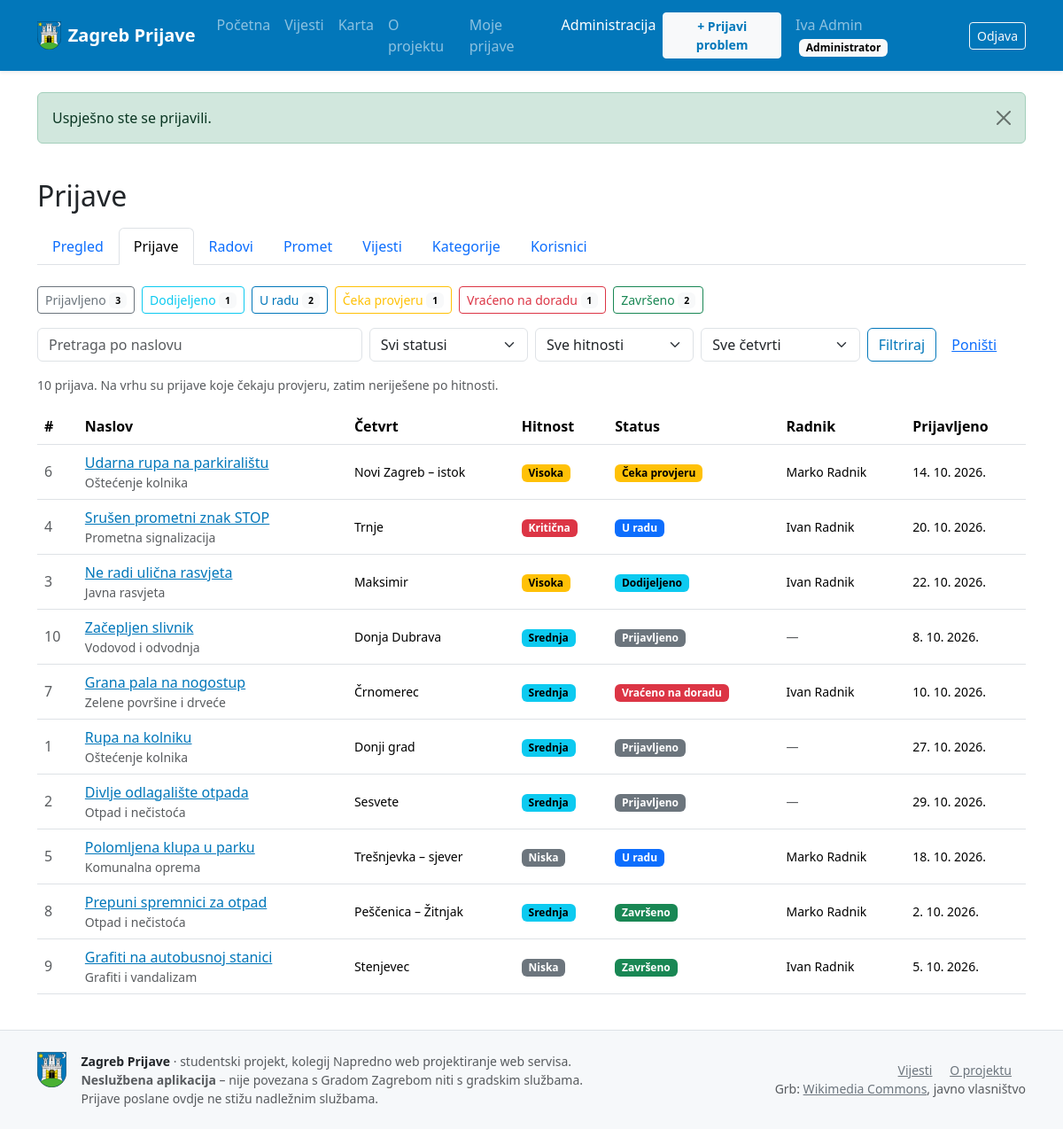
The page /zagreb-prijave/admin/prijave (signed in) on the database its author committed.
### tables this page shows
CREATE TABLE korisnici (
  id             INT UNSIGNED     NOT NULL AUTO_INCREMENT,
  ime            VARCHAR(50)      NOT NULL,
  prezime        VARCHAR(50)      NOT NULL,
  email          VARCHAR(255)     NOT NULL,
  lozinka_hash   VARCHAR(255)     NOT NULL,    
  uloga_id       TINYINT UNSIGNED NOT NULL,
  aktivan        TINYINT(1)       NOT NULL DEFAULT 1,
  zadnja_prijava DATETIME         NULL,
  kreirano_u     DATETIME         NOT NULL DEFAULT CURRENT_TIMESTAMP,
  azurirano_u    DATETIME         NOT NULL DEFAULT CURRENT_TIMESTAMP ON UPDATE CURRENT_TIMESTAMP,
  PRIMARY KEY (id),
  UNIQUE KEY uq_korisnici_email (email),
  KEY idx_korisnici_uloga (uloga_id),
  CONSTRAINT fk_korisnici_uloga
    FOREIGN KEY (uloga_id) REFERENCES uloge (id)
    ON UPDATE CASCADE ON DELETE RESTRICT,      
  CONSTRAINT chk_korisnici_aktivan CHECK (aktivan IN (0, 1))
);

CREATE TABLE uloge (
  id    TINYINT UNSIGNED NOT NULL AUTO_INCREMENT,
  kod   VARCHAR(20)      NOT NULL,
  naziv VARCHAR(50)      NOT NULL,
  opis  VARCHAR(255)     NULL,
  PRIMARY KEY (id),
  UNIQUE KEY uq_uloge_kod (kod)
);

CREATE TABLE prijave (
  id          INT UNSIGNED      NOT NULL AUTO_INCREMENT,
  korisnik_id INT UNSIGNED      NOT NULL,    
  cetvrt_id   TINYINT UNSIGNED  NOT NULL,
  vrsta_id    SMALLINT UNSIGNED NOT NULL,
  naslov      VARCHAR(150)      NOT NULL,    
  opis        TEXT              NOT NULL,    
  adresa      VARCHAR(255)      NULL,
  lat         DECIMAL(9,6)      NULL,
  lng         DECIMAL(9,6)      NULL,
  hitnost     ENUM('niska','srednja','visoka','kriticna') NOT NULL DEFAULT 'srednja',
  status      ENUM('PRIJAVLJENO','DODIJELJENO','U_RADU','CEKA_PROVJERU','VRACENO','ZAVRSENO')
                                NOT NULL DEFAULT 'PRIJAVLJENO',
  kreirano_u  DATETIME          NOT NULL DEFAULT CURRENT_TIMESTAMP,
  azurirano_u DATETIME          NOT NULL DEFAULT CURRENT_TIMESTAMP ON UPDATE CURRENT_TIMESTAMP,
  PRIMARY KEY (id),
  KEY idx_prijave_korisnik (korisnik_id),
  KEY idx_prijave_cetvrt (cetvrt_id),
  KEY idx_prijave_vrsta (vrsta_id),
  KEY idx_prijave_status_hitnost (status, hitnost),
  CONSTRAINT fk_prijave_korisnik
    FOREIGN KEY (korisnik_id) REFERENCES korisnici (id)
    ON UPDATE CASCADE ON DELETE RESTRICT,
  CONSTRAINT fk_prijave_cetvrt
    FOREIGN KEY (cetvrt_id) REFERENCES gradske_cetvrti (id)
    ON UPDATE CASCADE ON DELETE RESTRICT,
  CONSTRAINT fk_prijave_vrsta
    FOREIGN KEY (vrsta_id) REFERENCES vrste_problema (id)
    ON UPDATE CASCADE ON DELETE RESTRICT,
   
  CONSTRAINT chk_prijave_koord_par CHECK ((lat IS NULL) = (lng IS NULL)),
  CONSTRAINT chk_prijave_koord_zg  CHECK (lat IS NULL OR (lat BETWEEN 45.60 AND 46.00 AND lng BETWEEN 15.75 AND 16.30))
);

CREATE TABLE vrste_problema (
  id    SMALLINT UNSIGNED NOT NULL AUTO_INCREMENT,
  naziv VARCHAR(80)       NOT NULL,
  opis  VARCHAR(255)      NULL,
  PRIMARY KEY (id),
  UNIQUE KEY uq_vrste_problema_naziv (naziv)
);

CREATE TABLE gradske_cetvrti (
  id    TINYINT UNSIGNED NOT NULL AUTO_INCREMENT,
  naziv VARCHAR(60)      NOT NULL,
  PRIMARY KEY (id),
  UNIQUE KEY uq_cetvrti_naziv (naziv)
);

### views/admin/prijave.php (the view, shortened to what the rows shown need)
<h1 class="h2 mb-3">Prijave</h1>
<?php require __DIR__ . '/_nav.php'; ?>
<div class="d-flex flex-wrap gap-2 mb-3">
    <?php foreach (StatusPrijave::STATUSI as $kod => [$naziv, $boja]): ?>
        <a href="<?= e(url('/admin/prijave') . '?status=' . $kod) ?>"
           class="btn btn-sm <?= $filtri['status'] === $kod ? 'btn-' . e($boja) : 'btn-outline-' . e($boja) ?>">
            <?= e($naziv) ?> <span class="badge text-bg-light"><?= (int) ($poStatusu[$kod] ?? 0) ?></span>
        </a>
    <?php endforeach; ?>
</div>
<form method="get" action="<?= e(url('/admin/prijave')) ?>" class="row g-2 mb-3" role="search">
    <div class="col-md-4">
        <input type="search" class="form-control" id="q" name="q" maxlength="100" placeholder="Pretraga po naslovu" value="<?= e($filtri['q']) ?>">
    </div>
    <div class="col-sm-4 col-md-2">
        <select class="form-select" id="status" name="status">
            <option value="">Svi statusi</option>
        </select>
    </div>
    <div class="col-sm-4 col-md-2">
        <select class="form-select" id="hitnost" name="hitnost">
            <option value="">Sve hitnosti</option>
        </select>
    </div>
    <div class="col-sm-4 col-md-2">
        <select class="form-select" id="cetvrt" name="cetvrt">
            <option value="">Sve četvrti</option>
        </select>
    </div>
    <div class="col-auto">
        <button type="submit" class="btn btn-outline-primary">Filtriraj</button>
        <a href="<?= e(url('/admin/prijave')) ?>" class="btn btn-link">Poništi</a>
    </div>
</form>
<p class="small text-body-secondary"><?= $paginator->total ?> prijava. Na vrhu su prijave koje čekaju provjeru, zatim neriješene po hitnosti.</p>
<?php if ($prijave === []): ?>
    <div class="text-center text-body-secondary py-5 border rounded-3">Nema prijava koje odgovaraju filtru.</div>
<?php else: ?>
    <div class="table-responsive">
        <table class="table table-hover align-middle">
            <thead>
            <tr>
                <th scope="col">#</th>
                <th scope="col">Naslov</th>
                <th scope="col">Četvrt</th>
                <th scope="col">Hitnost</th>
                <th scope="col">Status</th>
                <th scope="col">Radnik</th>
                <th scope="col">Prijavljeno</th>
            </tr>
            </thead>
            <tbody>
            <?php foreach ($prijave as $p): ?>
                <tr>
                    <td class="text-body-secondary"><?= (int) $p['id'] ?></td>
                    <td>
                        <a href="<?= e(url('/prijave/' . (int) $p['id'])) ?>"><?= e($p['naslov']) ?></a>
                        <div class="small text-body-secondary"><?= e($p['vrsta']) ?></div>
                    </td>
                    <td class="small"><?= e($p['cetvrt']) ?></td>
                    <td><?= StatusPrijave::hitnostBadge($p['hitnost']) ?></td>
                    <td><?= StatusPrijave::badge($p['status']) ?></td>
                    <td class="small"><?= $p['radnik'] ? e($p['radnik']) : '<span class="text-body-secondary">—</span>' ?></td>
                    <td class="small text-nowrap"><?= e(datum($p['kreirano_u'])) ?></td>
                </tr>
            <?php endforeach; ?>
            </tbody>
        </table>
    </div>
<?php endif; ?>

### views/admin/_nav.php (shortened to what the rows shown need)
<?php
$stavke = Auth::hasRole('admin')
    ? ['/admin' => 'Pregled', '/admin/prijave' => 'Prijave', '/admin/radovi' => 'Radovi', '/admin/promet' => 'Promet', '/admin/vijesti' => 'Vijesti', '/admin/kategorije' => 'Kategorije', '/admin/korisnici' => 'Korisnici']
    : ['/admin/vijesti' => 'Moje vijesti'];
$trenutna = request_path();
?>
<ul class="nav nav-tabs mb-4">
    <?php foreach ($stavke as $putanja => $naziv):
        $aktivna = $trenutna === $putanja || ($putanja !== '/admin' && str_starts_with($trenutna, $putanja . '/')); ?>
        <li class="nav-item">
            <a class="nav-link<?= $aktivna ? ' active' : '' ?>" href="<?= e(url($putanja)) ?>"
                <?= $aktivna ? 'aria-current="page"' : '' ?>><?= e($naziv) ?></a>
        </li>
    <?php endforeach; ?>
</ul>

### src/Services/StatusPrijave.php (shortened to what the rows shown need)
<?php
final class StatusPrijave
{
    public static function exists(string $status): bool
    {
        return isset(self::STATUSI[$status]);
    }
    public static function badge(string $status): string
    {
        [$naziv, $boja] = self::STATUSI[$status] ?? [$status, 'secondary'];
        return '<span class="badge text-bg-' . e($boja) . '">' . e($naziv) . '</span>';
    }
    public static function hitnostBadge(string $hitnost): string
    {
        [$naziv, $boja] = self::HITNOSTI[$hitnost] ?? [$hitnost, 'secondary'];
        return '<span class="badge text-bg-' . e($boja) . '">' . e($naziv) . '</span>';
    }
}

### src/Core/Router.php (shortened to what the rows shown need)
<?php
final class Router
{
    private array $routes = [];
    private function add(string $method, string $path, array $handler, array $options): void
    {
        $pattern = preg_replace('#\{(\w+)\}#', '(?P<$1>\d+)', $path);
        $this->routes[] = [
            'method'  => $method,
            'pattern' => '#^' . $pattern . '$#',
            'handler' => $handler,
            'options' => $options,
        ];
    }
    public function dispatch(string $method, string $path): void
    {
        $api = Api::isApiPath($path);
        foreach ($this->routes as $route) {
            if (!preg_match($route['pattern'], $path, $matches)) {
                continue;
            }
            $params = array_map('intval', array_filter($matches, 'is_string', ARRAY_FILTER_USE_KEY));
            if (!$this->passesGuards($method, $route['options'], $api)) {
                return;
            }
            [$class, $action] = $route['handler'];
            (new $class())->$action(...$params);
            return;
        }
    }
    private function passesGuards(string $method, array $options, bool $api): bool
    {
        $uloge = $options['uloge'] ?? [];
        if ((!empty($options['auth']) || $uloge !== []) && !Auth::check()) {
            if ($api) {
                Api::error(401, 'Potrebna je prijava.');
                return false;
            }
            Session::flash('warning', 'Za pristup ovoj stranici morate se prijaviti.');
            redirect('/racun/prijava');
        }
        return true;
    }
}

### views/layout.php (shortened to what the rows shown need)
<?php
$korisnik = Auth::user();
$flash = Session::pullFlash();
?>
<!DOCTYPE html>
<html lang="hr">
<head>
    <link rel="stylesheet"
          href="https://cdn.jsdelivr.net/npm/bootstrap@5.3.3/dist/css/bootstrap.min.css"
>
    <link rel="stylesheet" href="<?= e(asset('css/app.css')) ?>">
</head>
<body class="d-flex flex-column min-vh-100">
<nav class="navbar navbar-expand-lg navbar-dark bg-zagreb shadow-sm">
    <div class="container">
        <a class="navbar-brand d-flex align-items-center gap-2 fw-semibold" href="<?= e(url('/')) ?>">
            <img src="<?= e(asset('img/grb-zagreb.svg')) ?>" alt="" class="brand-grb">
            Zagreb Prijave
        </a>
        <div class="collapse navbar-collapse" id="glavniIzbornik">
            <ul class="navbar-nav me-auto">
                <?= nav_link('/', 'Početna') ?>
                <?= nav_link('/vijesti', 'Vijesti') ?>
                <?= nav_link('/karta', 'Karta') ?>
                <?= nav_link('/o-projektu', 'O projektu') ?>
                <?php if ($korisnik): ?>
                    <?= nav_link('/prijave/moje', 'Moje prijave') ?>
                <?php endif; ?>
                <?php if (Auth::hasRole('admin')): ?>
                    <?= nav_link('/admin', 'Administracija') ?>
                <?php elseif (Auth::hasRole('urednik')): ?>
                    <?= nav_link('/admin/vijesti', 'Moje vijesti') ?>
                <?php elseif (Auth::hasRole('radnik')): ?>
                    <?= nav_link('/radnik/zadaci', 'Moji zadaci') ?>
                <?php endif; ?>
            </ul>
            <ul class="navbar-nav align-items-lg-center gap-lg-2">
                <?php if ($korisnik): ?>
                    <li class="nav-item">
                        <a class="btn btn-light btn-sm text-zagreb fw-semibold" href="<?= e(url('/prijave/nova')) ?>">+ Prijavi problem</a>
                    </li>
                    <li class="nav-item">
                        <a class="nav-link" href="<?= e(url('/racun/profil')) ?>">
                            <?= e($korisnik['ime'] . ' ' . $korisnik['prezime']) ?>
                            <span class="badge text-bg-light ms-1"><?= e($korisnik['uloga_naziv']) ?></span>
                        </a>
                    </li>
                    <li class="nav-item">
                        <form method="post" action="<?= e(url('/racun/odjava')) ?>" class="d-inline">
                            <button type="submit" class="btn btn-outline-light btn-sm">Odjava</button>
                        </form>
                    </li>
                <?php endif; ?>
            </ul>
        </div>
    </div>
</nav>
<main id="sadrzaj" class="flex-grow-1">
    <?php if ($flash): ?>
        <div class="container pt-4">
            <?php foreach ($flash as $poruka): ?>
                <div class="alert alert-<?= e($poruka['type']) ?> alert-dismissible fade show" role="alert">
                    <?= e($poruka['message']) ?>
                    <button type="button" class="btn-close" data-bs-dismiss="alert" aria-label="Zatvori"></button>
                </div>
            <?php endforeach; ?>
        </div>
    <?php endif; ?>
    <?php if (!empty($punaSirina)): ?>
        <?= $content ?>
    <?php else: ?>
        <div class="container py-4"><?= $content ?></div>
    <?php endif; ?>
</main>
<footer class="footer border-top mt-auto">
    <div class="container py-4">
        <div class="row g-3 align-items-center">
            <div class="col-md-7 d-flex gap-3 align-items-start">
                <img src="<?= e(asset('img/grb-zagreb.svg')) ?>" alt="" class="footer-grb">
                <div class="small text-body-secondary">
                    <strong class="text-body">Zagreb Prijave</strong> · studentski projekt, kolegij
                    Napredno web projektiranje web servisa.<br>
                    <strong>Neslužbena aplikacija</strong> – nije povezana s Gradom Zagrebom niti s gradskim službama.
                    Prijave poslane ovdje ne stižu nadležnim službama.
                </div>
            </div>
            <div class="col-md-5 small text-md-end">
                <a href="<?= e(url('/vijesti')) ?>" class="link-secondary me-3">Vijesti</a>
                <a href="<?= e(url('/o-projektu')) ?>" class="link-secondary me-3">O projektu</a>
                <br class="d-none d-md-inline">
                <span class="text-body-secondary">
                    Grb: <a class="link-secondary" href="https://commons.wikimedia.org/wiki/File:Coat_of_arms_of_Zagreb.svg"
                            rel="noopener" target="_blank">Wikimedia Commons</a>, javno vlasništvo
                </span>
            </div>
        </div>
    </div>
</footer>
</body>
</html>

### rows shown on the page
korisnici: ime+prezime "Iva Admin", uloga.naziv "Administrator", uloga.kod "Pregled", uloga.kod "Prijave", uloga.kod "Radovi", uloga.kod "Promet", uloga.kod "Vijesti", uloga.kod "Kategorije", uloga.kod "Korisnici"
prijave: id "6", naslov "Udarna rupa na parkiralištu", vrsta.naziv "Oštećenje kolnika", cetvrt.naziv "Novi Zagreb – istok", naziv "Visoka", naziv "Čeka provjeru", radnik "Marko Radnik", kreirano_u "14. 10. 2026."
prijave: id "4", naslov "Srušen prometni znak STOP", vrsta.naziv "Prometna signalizacija", cetvrt.naziv "Trnje", naziv "Kritična", naziv "U radu", radnik "Ivan Radnik", kreirano_u "20. 10. 2026."
prijave: id "3", naslov "Ne radi ulična rasvjeta", vrsta.naziv "Javna rasvjeta", cetvrt.naziv "Maksimir", naziv "Visoka", naziv "Dodijeljeno", radnik "Ivan Radnik", kreirano_u "22. 10. 2026."
prijave: id "10", naslov "Začepljen slivnik", vrsta.naziv "Vodovod i odvodnja", cetvrt.naziv "Donja Dubrava", naziv "Srednja", naziv "Prijavljeno", kreirano_u "8. 10. 2026."
prijave: id "7", naslov "Grana pala na nogostup", vrsta.naziv "Zelene površine i drveće", cetvrt.naziv "Črnomerec", naziv "Srednja", naziv "Vraćeno na doradu", radnik "Ivan Radnik", kreirano_u "10. 10. 2026."
prijave: id "1", naslov "Rupa na kolniku", vrsta.naziv "Oštećenje kolnika", cetvrt.naziv "Donji grad", naziv "Srednja", naziv "Prijavljeno", kreirano_u "27. 10. 2026."
prijave: id "2", naslov "Divlje odlagalište otpada", vrsta.naziv "Otpad i nečistoća", cetvrt.naziv "Sesvete", naziv "Srednja", naziv "Prijavljeno", kreirano_u "29. 10. 2026."
prijave: id "5", naslov "Polomljena klupa u parku", vrsta.naziv "Komunalna oprema", cetvrt.naziv "Trešnjevka – sjever", naziv "Niska", naziv "U radu", radnik "Marko Radnik", kreirano_u "18. 10. 2026."
prijave: id "8", naslov "Prepuni spremnici za otpad", vrsta.naziv "Otpad i nečistoća", cetvrt.naziv "Peščenica – Žitnjak", naziv "Srednja", naziv "Završeno", radnik "Marko Radnik", kreirano_u "2. 10. 2026."
prijave: id "9", naslov "Grafiti na autobusnoj stanici", vrsta.naziv "Grafiti i vandalizam", cetvrt.naziv "Stenjevec", naziv "Niska", naziv "Završeno", radnik "Ivan Radnik", kreirano_u "5. 10. 2026."

### other values the page prints
$label "Početna Vijesti Karta O projektu Moje prijave Administracija"
$poruka['message'] "Uspješno ste se prijavili."
$naziv "Prijavljeno"
$poStatusu[$kod] "3"
$naziv "Dodijeljeno"
$poStatusu[$kod] "1"
$naziv "U radu"
$poStatusu[$kod] "2"
$naziv "Čeka provjeru"
$naziv "Vraćeno na doradu"
$naziv "Završeno"
$paginator->total "10"
